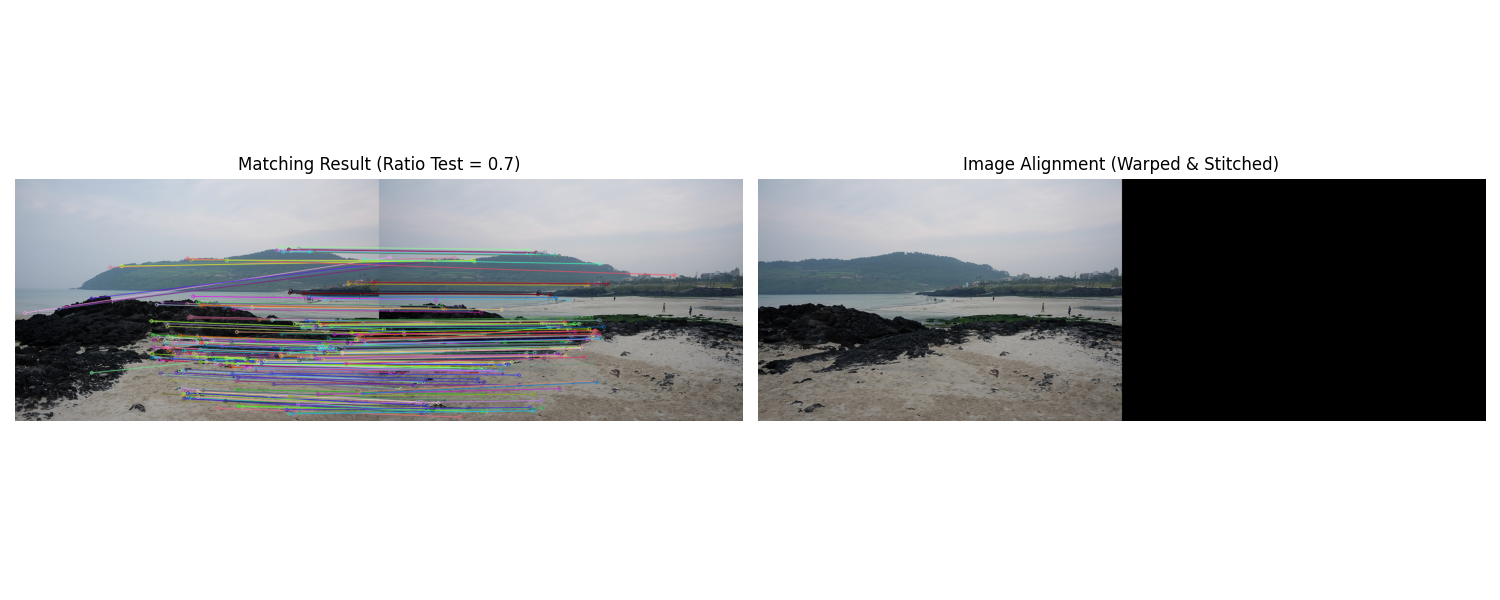

Python code for this plot:
import cv2 as cv
import numpy as np
import matplotlib.pyplot as plt
import os

base_dir = os.path.dirname(os.path.abspath(__file__))
# 요구사항: 샘플파일로 img1.jpg, img2.jpg, img3.jpg 중 2개를 선택하여 사용
img1_path = os.path.join(base_dir, 'img1.jpg')
img2_path = os.path.join(base_dir, 'img2.jpg')

# 1. 두 개의 이미지를 불러옴
img1 = cv.imread(img1_path)
img2 = cv.imread(img2_path)

if img1 is None or img2 is None:
    print("이미지를 불러올 수 없습니다.")
    exit(1)

img1_rgb = cv.cvtColor(img1, cv.COLOR_BGR2RGB)
img2_rgb = cv.cvtColor(img2, cv.COLOR_BGR2RGB)
img1_gray = cv.cvtColor(img1, cv.COLOR_BGR2GRAY)
img2_gray = cv.cvtColor(img2, cv.COLOR_BGR2GRAY)

# 2. SIFT 객체 생성 및 특징점 검출
sift = cv.SIFT_create()
kp1, des1 = sift.detectAndCompute(img1_gray, None)
kp2, des2 = sift.detectAndCompute(img2_gray, None)

# 3. BFMatcher 및 knnMatch 적용
bf = cv.BFMatcher(cv.NORM_L2)
# 힌트: knnMatch()로 두 개의 최근접 이웃을 구함
matches = bf.knnMatch(des1, des2, k=2)

# 좋은 매칭점 선별 (Ratio Test)
good_matches = []
# 힌트: 거리 비율이 임계값(예: 0.7) 미만인 매칭점만 선별
for m, n in matches:
    if m.distance < 0.7 * n.distance:
        good_matches.append(m)

if len(good_matches) < 4:
    print("충분한 매칭점이 없습니다 (최소 4개 필요).")
    exit(1)

# 매칭 결과 (Matching Result) 이미지 저장/시각화
img_matches = cv.drawMatches(
    img1_rgb, kp1, 
    img2_rgb, kp2, 
    good_matches, None, 
    flags=cv.DrawMatchesFlags_NOT_DRAW_SINGLE_POINTS
)

# 4. 호모그래피 계산을 위한 좌표 추출
src_pts = np.float32([kp1[m.queryIdx].pt for m in good_matches]).reshape(-1, 1, 2)
dst_pts = np.float32([kp2[m.trainIdx].pt for m in good_matches]).reshape(-1, 1, 2)

# 힌트: cv.findHomography()에서 cv.RANSAC을 사용하여 이상점 영향을 줄임
H, mask = cv.findHomography(src_pts, dst_pts, cv.RANSAC, 5.0)

# 5. 한 이미지를 변환하여 다른 이미지와 정렬 (Image Alignment)
h1, w1 = img1.shape[:2]
h2, w2 = img2.shape[:2]

# 힌트: cv.warpPerspective()를 사용할 때 출력 크기를 파노라마 크기 (w1+w2, max(h1,h2))로 설정
result_w = w1 + w2
result_h = max(h1, h2)

# img1을 img2 평면으로 변환
warped_img = cv.warpPerspective(img1_rgb, H, (result_w, result_h))

# Warped image에 img2의 내용을 덮어씌움으로써 단순 파노라마를 생성 (img2는 기준점 원점) 
warped_img[0:h2, 0:w2] = img2_rgb

# 6. 결과 시각화 (변환된 이미지와 부분 매칭 결과 투명 겹침은 아니며, 두 이미지를 나란히 출력)
# 요구사항: 변환된 이미지 (Warped Image)와 특징점 매칭 결과(Matching Result)를 나란히 출력
plt.figure(figsize=(15, 6))

plt.subplot(1, 2, 1)
plt.imshow(img_matches)
plt.title('Matching Result (Ratio Test = 0.7)')
plt.axis('off')

plt.subplot(1, 2, 2)
plt.imshow(warped_img)
plt.title('Image Alignment (Warped & Stitched)')
plt.axis('off')

plt.tight_layout()
plt.savefig(os.path.join(base_dir, '0326-3.png'))
# plt.show()
